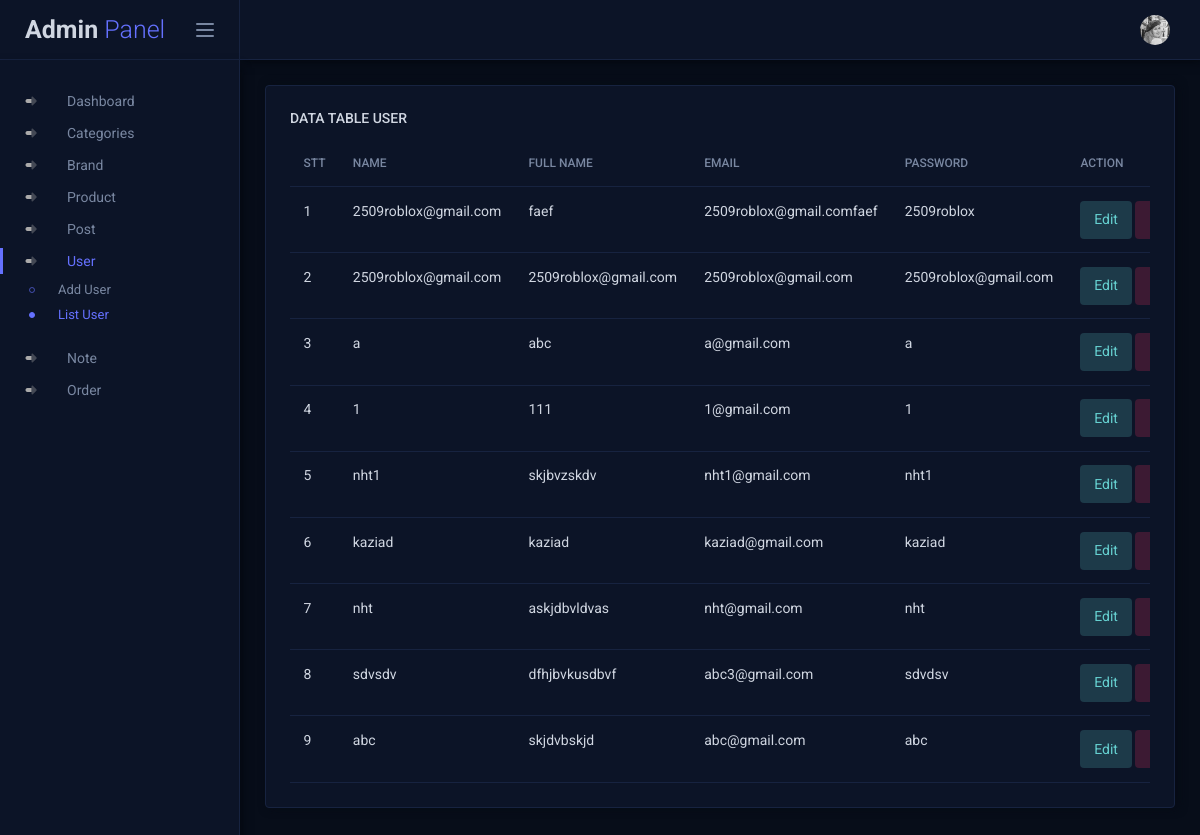
The app's page /admin/list-user.php (signed in) with its own data.
### tables this page shows
CREATE TABLE `table_user` (
  `userId` int(11) NOT NULL,
  `userName` varchar(255) NOT NULL,
  `userFullName` varchar(255) NOT NULL,
  `userEmail` varchar(255) NOT NULL,
  `userPass` varchar(255) NOT NULL
);

### lib/database.php (called while the page is built, shortened)
<?php
class Database
{
    public $host   = DB_HOST;
    public $user   = DB_USER;
    public $pass   = DB_PASS;
    public $dbname = DB_NAME;
    public $post = DB_POST;
    public $link;
    private function connectDB()
    {
        $this->link = new mysqli(
            $this->host,
            $this->user,
            $this->pass,
            $this->dbname,
            $this->post
        );
    }
    public function select($query)
    {
        $result = $this->link->query($query) or
            die($this->link->error . __LINE__);
        if ($result->num_rows > 0) {
            return $result;
        } else {
            return false;
        }
    }
}
?>

### classes/user.php (called while the page is built, shortened)
<?php
include_once __DIR__ . '/../lib/database.php';
?>
<?php
class user
{
    private $db;
    public function __construct()
    {
        $this->db = new Database();
    }
    public function show_user()
    {
        $query = "SELECT * FROM table_user order by userId desc";
        $result = $this->db->select($query);
        return $result;
    }
}
?>

### admin/list-user.php (the view, shortened to what this page needs)
<?php
   include_once __DIR__ . '/../inc/_header.admin.inc.php';
   ?>
<div class="page-content">
    <div class="row">
        <div class="col-md-12 grid-margin stretch-card">
            <div class="card">
                <div class="card-body">
                    <h6 class="card-title">Data Table User</h6>
                    <div class="table-responsive">
                        <table id="dataTableExample" class="table">
                            <thead>
                                <tr>
                                    <th>STT</th>
                                    <th>Name</th>
                                    <th>Full Name</th>
                                    <th>Email</th>
                                    <th>Password</th>
                                    <th>Action</th>
                                </tr>
                            </thead>
                            <tbody>
                                <?php
                                   $show_user = $user->show_user();
                                   if ($show_user) {
                                       $i = 0;
                                       while ($result = $show_user->fetch_assoc()) {
                                           $i++;
                                   ?>
                                        <tr>
                                            <td>
                                                <?php echo $i; ?>
                                            </td>
                                            <td>
                                                <?php echo $result['userName'] ?>
                                            </td>
                                            <td>
                                                <?php echo $result['userFullName'] ?>
                                            </td>
                                            <td>
                                                <?php echo $result['userEmail'] ?>
                                            </td>
                                            <td>
                                                <?php echo $result['userPass'] ?>
                                            </td>
                                            <td>
                                                <a type="button" class="btn btn-inverse-info" href="#">Edit</a>
                                                <a type="button" class="btn btn-inverse-danger" href="?delid=<?php echo $result['userId'] ?>" onclick="return confirm('Delete?')">Delete</a>
                                            </td>
                                        </tr>
                                <?php }
                                   } ?>
                            </tbody>
                        </table>
                    </div>
                </div>
            </div>
        </div>
    </div>
</div>
<?php
   include_once __DIR__ . '/../inc/_footer.admin.inc.php';
   ?>

### records on screen
table_user: userName "2509roblox@gmail.com", userFullName "faef", userEmail "2509roblox@gmail.comfaef", userPass "2509roblox"
table_user: userName "2509roblox@gmail.com", userFullName "2509roblox@gmail.com", userEmail "2509roblox@gmail.com", userPass "2509roblox@gmail.com"
table_user: userName "a", userFullName "abc", userEmail "a@gmail.com", userPass "a"
table_user: userName "1", userFullName "111", userEmail "1@gmail.com", userPass "1"
table_user: userName "nht1", userFullName "skjbvzskdv", userEmail "nht1@gmail.com", userPass "nht1"
table_user: userName "kaziad", userFullName "kaziad", userEmail "kaziad@gmail.com", userPass "kaziad"
table_user: userName "nht", userFullName "askjdbvldvas", userEmail "nht@gmail.com", userPass "nht"
table_user: userName "sdvsdv", userFullName "dfhjbvkusdbvf", userEmail "abc3@gmail.com", userPass "sdvdsv"
table_user: userName "abc", userFullName "skjdvbskjd", userEmail "abc@gmail.com", userPass "abc"
